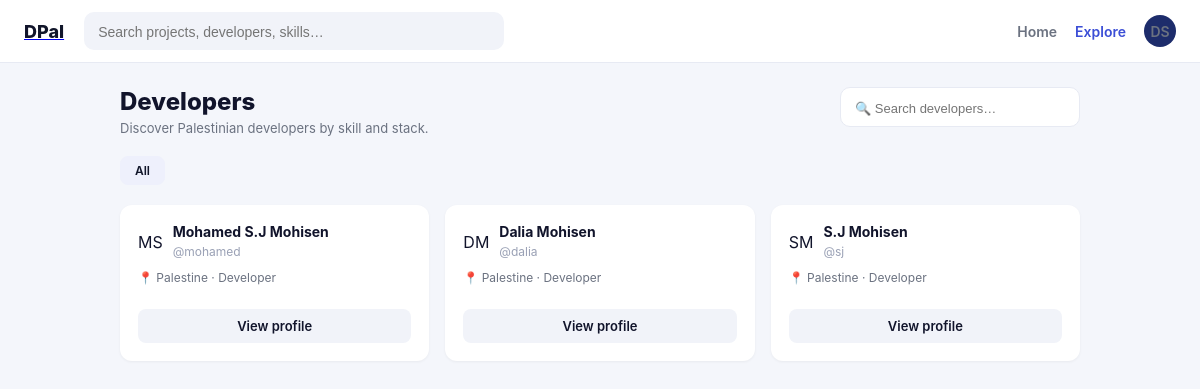
Page /developers (signed in) on the earlier database version.
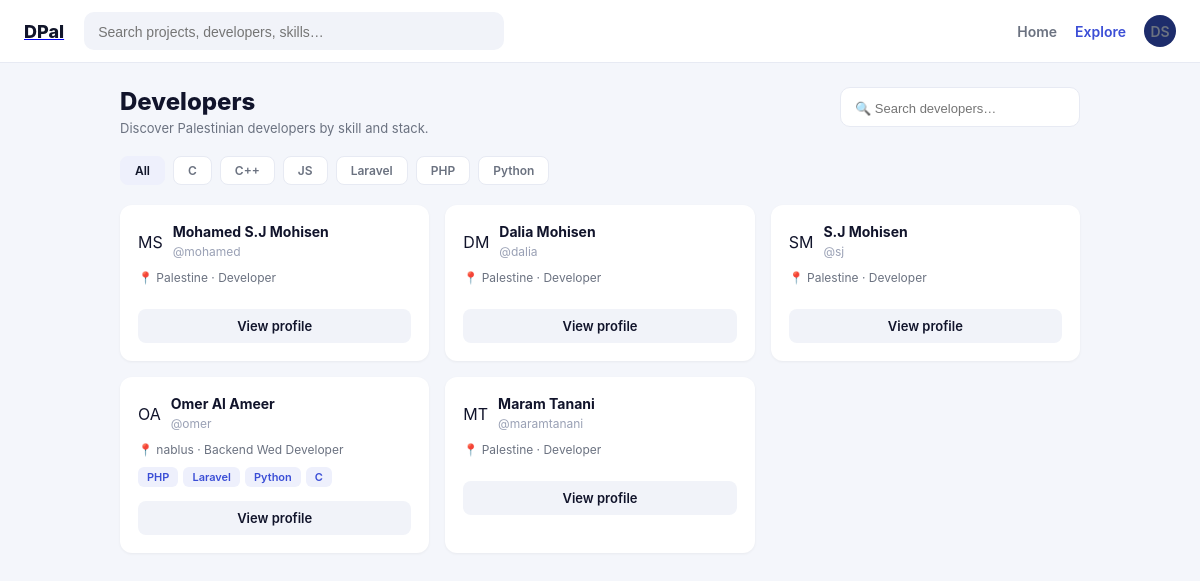
Same page on the later database version.
### users_app/models.py (models this page shows, shortened)
class User(models.Model):
    full_name   = models.CharField(max_length=255)
    handle      = models.CharField(max_length=50, unique=True, blank=True)
    email       = models.EmailField(max_length=255, unique=True)
    password    = models.CharField(max_length=255, blank=True, default='')
    bio         = models.TextField(blank=True, default='')
    role_title  = models.CharField(max_length=120, blank=True, default='')
    github_url  = models.CharField(max_length=255, blank=True, default='')
    location    = models.CharField(max_length=120, blank=True, default='')
    avatar      = models.ImageField(upload_to='avatars/', blank=True, null=True)
    github_id   = models.CharField(max_length=50, blank=True, null=True, unique=True)
    created_at  = models.DateTimeField(auto_now_add=True)
    updated_at  = models.DateTimeField(auto_now=True)
    objects     = UserManager()
    @property
    def initials(self):
        parts = self.full_name.split(' ')
        if len(parts) >= 2:
            return (parts[0][0] + parts[1][0]).upper()
        return self.full_name[:2].upper()

class Skill(models.Model):
    name = models.CharField(max_length=100, unique=True)

class UserSkill(models.Model):
    user  = models.ForeignKey(User, on_delete=models.CASCADE, related_name='skills')
    skill = models.ForeignKey(Skill, on_delete=models.CASCADE, related_name='users')
    class Meta:
        unique_together = ('user', 'skill')

### users_app/views.py (the view)
# urls.py: path('developers', views.developers, name='developers'),
def developers(request):
    check = auth_required(request)
    if check: return check
    logged_user = User.objects.get(id=request.session['user_id'])
    search = request.GET.get('q', '')
    skill_filter = request.GET.get('skill', '')
    all_devs = User.objects.exclude(id=logged_user.id).prefetch_related('skills__skill')
    if search:
        all_devs = all_devs.filter(
            Q(full_name__icontains=search) | Q(handle__icontains=search)
        )
    if skill_filter:
        all_devs = all_devs.filter(skills__skill__name=skill_filter).distinct()
    all_skills = Skill.objects.all().order_by('name')
    devs_with_color = [(d, avatar_color(d.id)) for d in all_devs]
    context = {
        'logged_user': logged_user,
        'devs_with_color': devs_with_color,
        'all_skills': all_skills,
        'search': search,
        'skill_filter': skill_filter,
    }
    return render(request, 'developers.html', context)

### users_app/views.py (called while the page is built)
def avatar_color(user_id):
    return AVATAR_COLORS[user_id % len(AVATAR_COLORS)]

def auth_required(request):
    if not request.session.get('user_id'):
        return redirect('/')
    return None

### users_app/templates/developers.html (shortened to what this page needs)
{% load static %}
<!DOCTYPE html>
<html lang="en">
<head>
        <link rel="stylesheet" href="{% static 'css/developers.css' %}">
</head>
<body>
    <nav>
        <a href="/dashboard" class="logo"><span class="dev">D</span><span class="pel">Pal</span></a>
        <form class="search" action="/dashboard" method="GET"><input type="text" name="q"
                placeholder="Search projects, developers, skills…"></form>
        <div class="navlinks">
            <a href="/dashboard">Home</a>
            <a href="/developers" style="color:#3b4ed6;">Explore</a>
            <a href="/profile/{{ logged_user.id }}" class="avatar-nav">{{ logged_user.initials }}</a>
        </div>
    </nav>
    <div class="container">
        <div class="pagehead">
            <div>
                <h1>Developers</h1>
                <p>Discover Palestinian developers by skill and stack.</p>
            </div>
            <form class="pagesearch" action="/developers" method="GET">
                <input type="text" name="q" placeholder="🔍 Search developers…" value="{{ search }}">
            </form>
        </div>
        <div class="skillrow">
            <a href="/developers?q={{ search }}" class="{% if not skill_filter %}active{% endif %}">All</a>
            {% for skill in all_skills %}
            <a href="/developers?skill={{ skill.name }}&q={{ search }}"
                class="{% if skill_filter == skill.name %}active{% endif %}">{{ skill.name }}</a>
            {% endfor %}
        </div>
        <div class="grid">
            {% for dev, color in devs_with_color %}
            <div class="devcard">
                <div class="devtop">
                    <div class="avatar-big" style="--avatar-color: {{ avatar_color }};">
                        {{ dev.initials }}</div>
                    <div>
                        <b>{{ dev.full_name }}</b>
                        <span>@{{ dev.handle }}</span>
                    </div>
                </div>
                <div class="devmeta">📍 {{ dev.location|default:"Palestine" }} · {{ dev.role_title|default:"Developer"}}</div>
                <div class="devskills">
                    {% for us in dev.skills.all %}<span>{{ us.skill.name }}</span>{% endfor %}
                </div>
                <a href="/profile/{{ dev.id }}" class="viewbtn">View profile</a>
            </div>
            {% empty %}
            <p style="color:#9aa1b5;">No developers found.</p>
            {% endfor %}
        </div>
    </div>
</body>
</html>

### users_app/static/css/developers.css (style rules this page uses)
* { box-sizing: border-box; margin: 0; padding: 0; }
body { font-family: -apple-system, "Segoe UI", Arial, sans-serif; background: #f4f6fb; color: #11142b; }
nav { background: #fff; border-bottom: 1px solid #e7eaf3; padding: 12px 24px; display: flex; align-items: center; gap: 20px; }
.logo { font-weight: 800; font-size: 18px; }
.logo .dev { color: #11142b; }
.logo .pel { color: #11162a; }
.search { flex: 1; max-width: 420px; background: #f1f3f9; border-radius: 10px; padding: 9px 14px; }
.search input { border: none; background: transparent; outline: none; width: 100%; font-size: 14px; }
.navlinks { display: flex; gap: 18px; margin-left: auto; align-items: center; }
.navlinks a { text-decoration: none; color: #6b7280; font-size: 14px; font-weight: 600; }
.avatar-nav { width: 32px; height: 32px; border-radius: 50%; background: #1d2c6b; color: #fff; display: flex; align-items: center; justify-content: center; font-size: 12px; font-weight: 700; text-decoration: none; }
.container { max-width: 1000px; margin: 24px auto; padding: 0 20px; }
.pagehead { display: flex; justify-content: space-between; align-items: flex-start; margin-bottom: 20px; flex-wrap: wrap; gap: 14px; }
.pagehead h1 { font-size: 24px; font-weight: 800; }
.pagehead p { color: #6b7280; font-size: 13px; margin-top: 4px; }
.pagesearch { background: #fff; border: 1px solid #e7eaf3; border-radius: 10px; padding: 9px 14px; min-width: 240px; }
.pagesearch input { border: none; outline: none; width: 100%; font-size: 13px; }
.skillrow { display: flex; gap: 8px; flex-wrap: wrap; margin-bottom: 20px; }
.skillrow a { background: #fff; border: 1px solid #e7eaf3; color: #6b7280; padding: 6px 14px; border-radius: 8px; font-size: 12px; font-weight: 600; text-decoration: none; }
.skillrow a.active { background: #eef0fc; color: #11162a; border-color: #eef0fc; }
.grid { display: grid; grid-template-columns: repeat(3, 1fr); gap: 16px; }
.devcard { background: #fff; border-radius: 12px; padding: 18px; box-shadow: 0 1px 3px rgba(0, 0, 0, 0.05); }
.devtop { display: flex; align-items: center; gap: 10px; margin-bottom: 10px; }
.devtop b { font-size: 14px; display: block; }
.devtop span { font-size: 12px; color: #9aa1b5; }
.devmeta { font-size: 12px; color: #6b7280; margin-bottom: 10px; }
.devskills { display: flex; gap: 5px; flex-wrap: wrap; margin-bottom: 14px; }
.devskills span { background: #eef0fc; color: #3b4ed6; font-size: 11px; padding: 3px 9px; border-radius: 6px; font-weight: 600; }
.viewbtn { display: block; text-align: center; background: #f1f3f9; padding: 9px; border-radius: 8px; text-decoration: none; color: #11142b; font-size: 13px; font-weight: 600; }

Differences in the rows shown:
added Skill: name "C"
added Skill: name "C++"
added Skill: name "JS"
added Skill: name "Laravel"
added Skill: name "PHP"
added Skill: name "Python"
added User: initials "OA", full_name "Omer Al Ameer", handle "omer", location "nablus", role_title "Backend Wed Developer"
added UserSkill: skill.name "PHP"
added UserSkill: skill.name "Laravel"
added UserSkill: skill.name "Python"
added UserSkill: skill.name "C"
added User: initials "MT", full_name "Maram Tanani", handle "maramtanani", location "Palestine", role_title "Developer"
